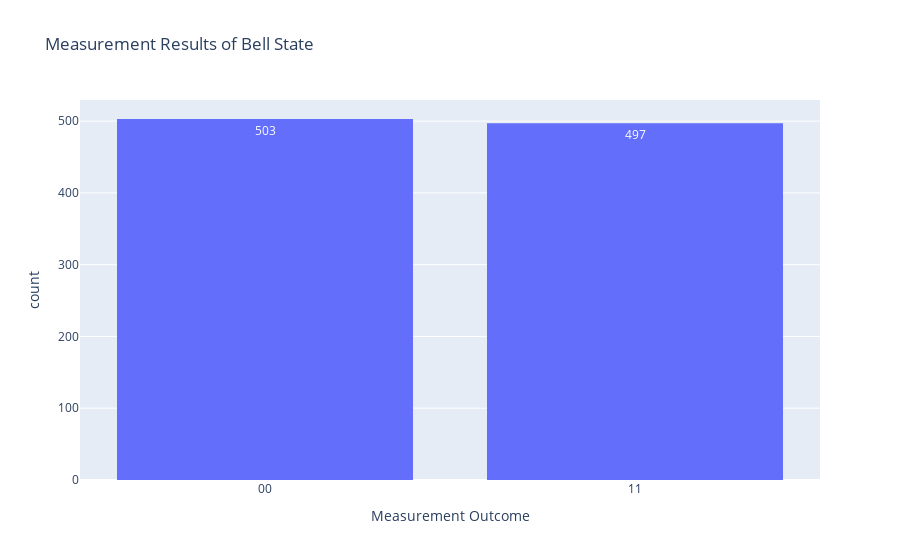

Notebook code cell kept with this figure:
### Code cell
# Plot the results using Plotly
fig = px.histogram(measurement_strings, x=measurement_strings, title="Measurement Results of Bell State", labels={"x": "Measurement Outcome", "y": "Count"}, text_auto=True)
fig.show()

### Figure 1 — Plotly figure (JSON) as saved in the notebook; plotly's stock layout.template omitted (floating-point values rounded to 4 significant figures; data arrays with more than 128 entries replaced by an {"elided": "..."} marker saying what was removed)
{"data": [{"alignmentgroup": "True", "bingroup": "x", "hovertemplate": "Measurement Outcome=%{x}<br>count=%{y}<extra></extra>", "legendgroup": "", "marker": {"color": "#636efa", "pattern": {"shape": ""}}, "name": "", "offsetgroup": "", "orientation": "v", "showlegend": false, "texttemplate": "%{value}", "type": "histogram", "x": {"elided": "1000 str values"}, "xaxis": "x", "yaxis": "y"}], "layout": {"barmode": "relative", "legend": {"tracegroupgap": 0}, "title": {"text": "Measurement Results of Bell State"}, "xaxis": {"anchor": "y", "domain": [0, 1], "title": {"text": "Measurement Outcome"}}, "yaxis": {"anchor": "x", "domain": [0, 1], "title": {"text": "count"}}}}
